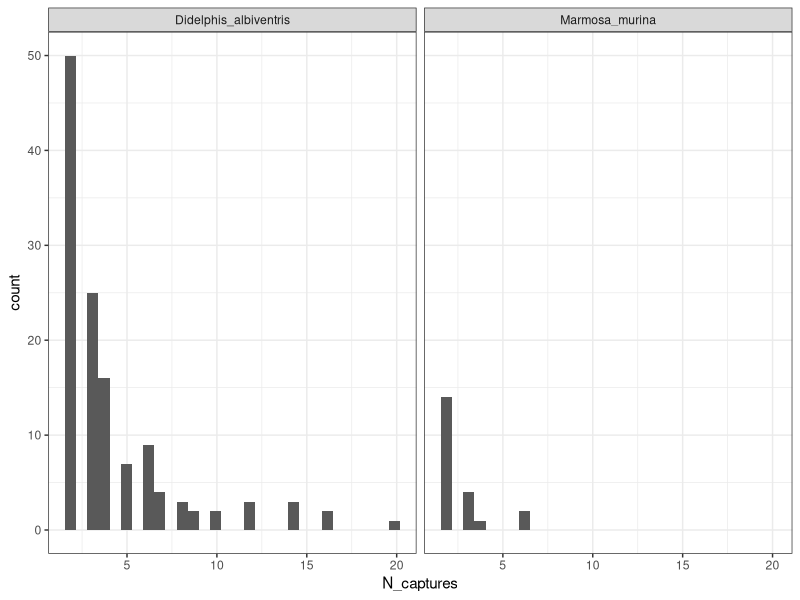
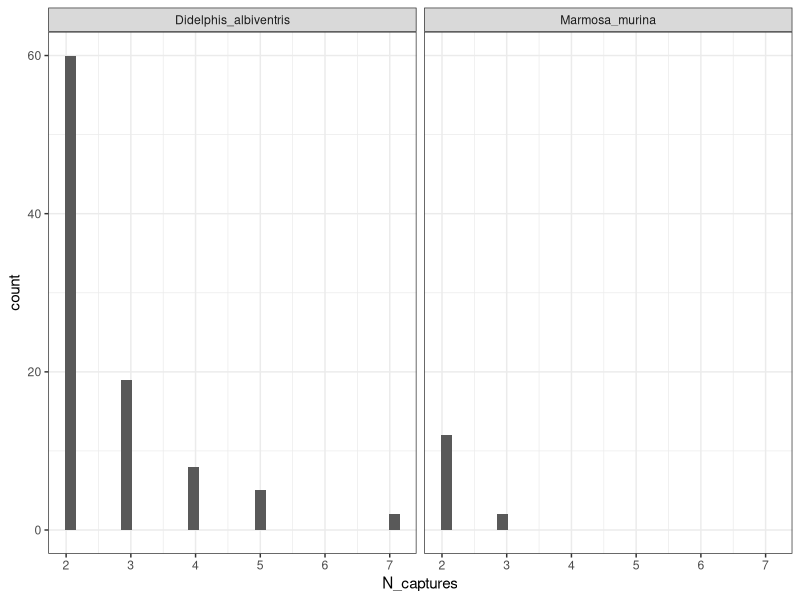

Write the R code that produced these figures, in order. (Note: this script raises an error after producing the figures.)
## ---- chunk 1
knitr::opts_chunk$set(echo = TRUE)

#load packages
library(readxl)
library(tidyverse)
library(ggplot2)

# load data
data <- read_excel("dat/small_transect_date_corrected.xls") %>% 
  filter(Genero.sp %in% c("Marmosa_murina", "Didelphis_albiventris")) %>% 
  dplyr::select(c(Genero.sp,Localidade,Data_de_coleta,                                                                                    Brinco,codigo, N_de_campo,Faixa_etaria, Sexo, Peso_gramas ,
                  #Embrioes ,Vagina,Grávida, Lactante ,
                  n_Filhotes , reprodutivo ,Habitat_origem, Expedicao,Estacao , 
                  Ocasiao , Estrato_arboreo  )) %>%
  rename(Species = Genero.sp, Fragment = Localidade, Date = Data_de_coleta, Ring = Brinco, ID= N_de_campo, 
         Age = Faixa_etaria, Sex = Sexo, Weight_gramm = Peso_gramas, N_offspring = n_Filhotes, Reproductive_status = reprodutivo, Vegetation_type = Habitat_origem, Sampling_session = Expedicao) %>%
  mutate(Vegetation_type= tolower(Vegetation_type))

## ---- chunk 2
unique_individuals <- data %>% group_by(ID) %>% slice(1) 
table(unique_individuals$Species)

## ---- chunk 3
table(unique_individuals$Species, unique_individuals$Fragment)

## ---- chunk 4
table(unique_individuals$Species, unique_individuals$Vegetation_type, unique_individuals$Fragment) 

## ---- chunk 5
resighted_individuals <- table(data$ID, data$Species) %>% as.data.frame() %>% filter(Freq>1) %>% rename(ID=Var1, Species=Var2, N_captures=Freq)

table(resighted_individuals$Species)

## ---- chunk 6
 resighted_individuals %>% group_by(Species) %>% summarise(mean = mean(N_captures), sd = sd(N_captures), max= max(N_captures), min= min(N_captures))

ggplot(resighted_individuals, aes(x= N_captures))+
  geom_histogram()+
  facet_wrap(~Species) +
  theme_bw()


## ---- chunk 7
data_resighted_only <- data %>% filter(ID %in% resighted_individuals$ID)

table((data_resighted_only %>% group_by(ID) %>% slice(1))$Species, (data_resighted_only %>% group_by(ID) %>% slice(1))$Fragment)

## ---- chunk 8
resighted_different_sampling_sessions <- data_resighted_only %>% group_by(ID, Sampling_session) %>% slice(1)

table((table(resighted_different_sampling_sessions$ID, resighted_different_sampling_sessions$Species) %>% as.data.frame() %>% filter(Freq>1))$Var2) 
## ---- chunk 9
total_resighted_dsampling <- table(resighted_different_sampling_sessions$ID, resighted_different_sampling_sessions$Species) %>% as.data.frame() %>% filter(Freq>1) %>% rename(ID=Var1, Species=Var2, N_captures=Freq)

 total_resighted_dsampling %>% group_by(Species) %>% summarise(mean = mean(N_captures), sd = sd(N_captures), max= max(N_captures), min= min(N_captures))


ggplot(total_resighted_dsampling, aes(x= N_captures))+
  geom_histogram()+
  facet_wrap(~Species) +
  theme_bw()


## ---- chunk 10

resighted_different_sampling_sessions <- data_resighted_only %>% group_by(ID, Sampling_session) %>% slice(1)

table((data %>% filter( ID %in% total_resighted_dsampling$ID) %>% group_by(ID) %>% slice(1))$Species, (data %>% filter( ID %in% total_resighted_dsampling$ID) %>% group_by(ID) %>% slice(1))$Fragment)


## ---- chunk 11
data %>% group_by(ID) %>% slice(1) %>% ungroup() %>% group_by(Fragment) %>% summarise(n)
